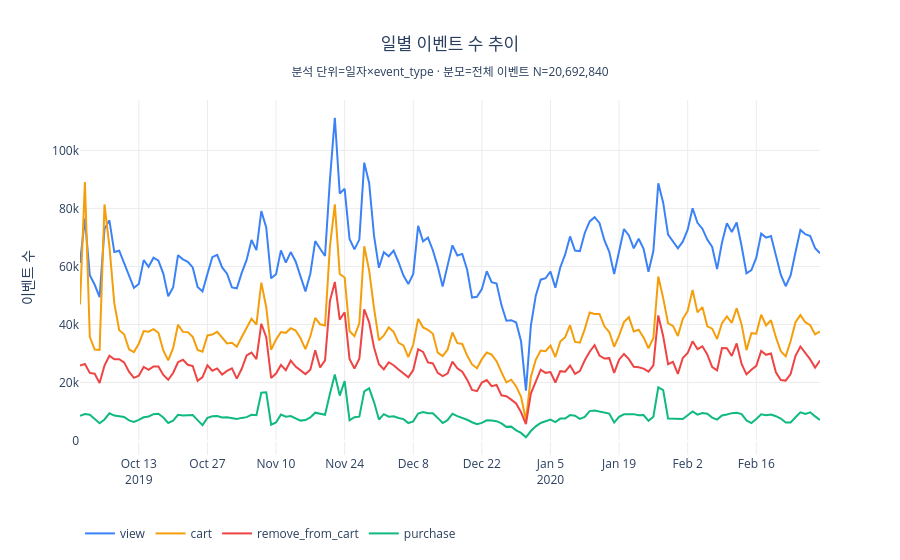

Here is the notebook cell this chart was saved with:
### Code cell
fig = go.Figure()
for event_type in event_types:
    subset = daily_trend[daily_trend['event_type'] == event_type]
    fig.add_trace(go.Scatter(
        x=subset['event_date'], y=subset['event_count'],
        mode='lines', name=event_type,
        line={'color': COLORS[event_type]},
    ))
fig.update_layout(
    title={
        'text': (
            f'일별 이벤트 수 추이<br><sub>분석 단위=일자×event_type · '
            f'분모=전체 이벤트 N={total_rows:,}</sub>'
        ),
        'x': 0.5, 'xanchor': 'center',
    },
    plot_bgcolor='white',
    xaxis={'gridcolor': '#ececec'},
    yaxis={'gridcolor': '#ececec', 'title': '이벤트 수'},
    legend={'orientation': 'h', 'y': -0.18},
)
fig.show()

### Figure 1 — Plotly figure (JSON) as saved in the notebook; plotly's stock layout.template omitted (floating-point values rounded to 4 significant figures; data arrays with more than 128 entries replaced by an {"elided": "..."} marker saying what was removed)
{"data": [{"line": {"color": "#3B82F6"}, "mode": "lines", "name": "view", "type": "scatter", "x": {"elided": "152 str values"}, "y": {"elided": "152 int values"}}, {"line": {"color": "#F59E0B"}, "mode": "lines", "name": "cart", "type": "scatter", "x": {"elided": "152 str values"}, "y": {"elided": "152 int values"}}, {"line": {"color": "#EF4444"}, "mode": "lines", "name": "remove_from_cart", "type": "scatter", "x": {"elided": "152 str values"}, "y": {"elided": "152 int values"}}, {"line": {"color": "#10B981"}, "mode": "lines", "name": "purchase", "type": "scatter", "x": {"elided": "152 str values"}, "y": {"elided": "152 int values"}}], "layout": {"legend": {"orientation": "h", "y": -0.18}, "plot_bgcolor": "white", "title": {"text": "일별 이벤트 수 추이<br><sub>분석 단위=일자×event_type · 분모=전체 이벤트 N=20,692,840</sub>", "x": 0.5, "xanchor": "center"}, "xaxis": {"gridcolor": "#ececec"}, "yaxis": {"gridcolor": "#ececec", "title": {"text": "이벤트 수"}}}}
